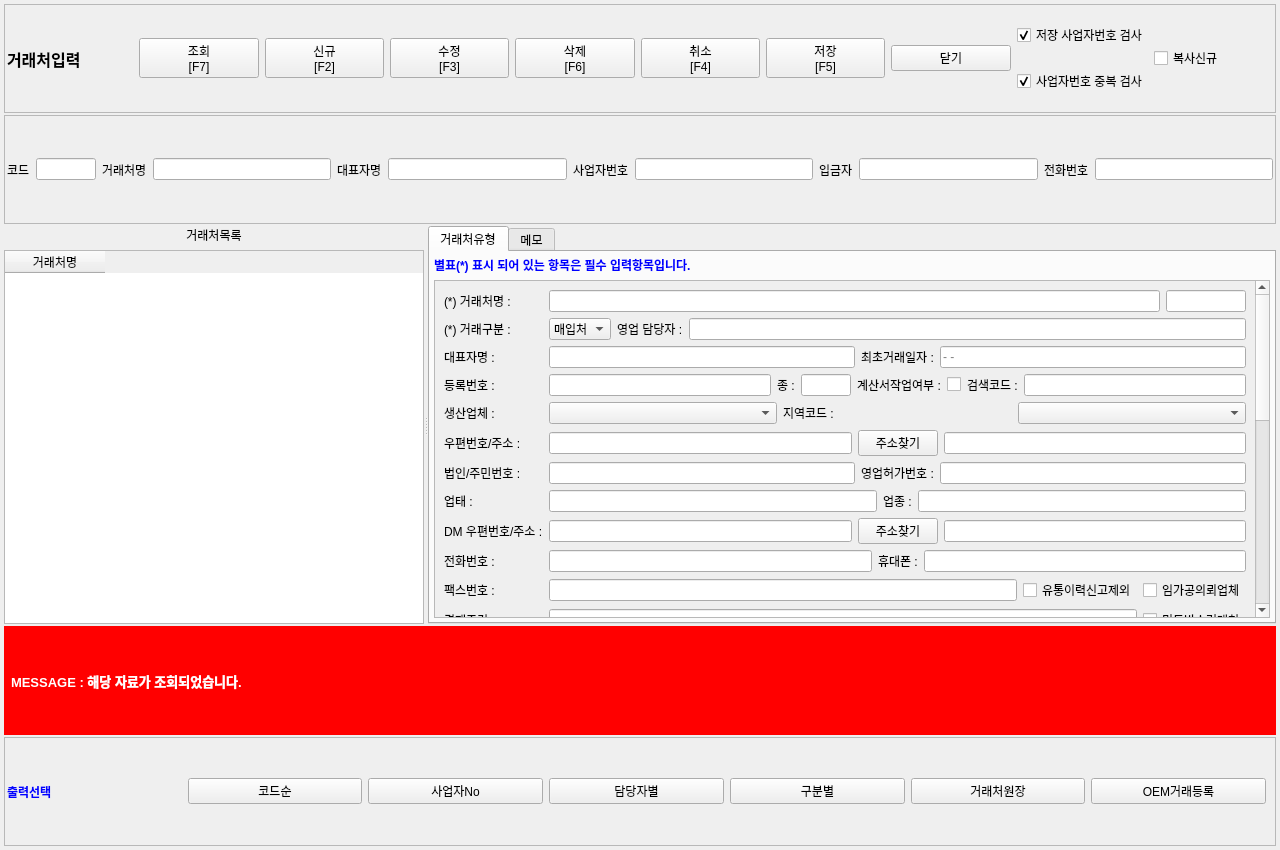
<?xml version="1.0" encoding="UTF-8"?>
<ui version="4.0">
 <class>CustomerEntryWidget</class>
 <widget class="QWidget" name="CustomerEntryWidget">
  <property name="geometry">
   <rect>
    <x>0</x>
    <y>0</y>
    <width>1280</width>
    <height>850</height>
   </rect>
  </property>
  <property name="windowTitle">
   <string>거래처입력</string>
  </property>
  <layout class="QVBoxLayout" name="mainLayout">
   <property name="spacing">
    <number>2</number>
   </property>
   <property name="leftMargin">
    <number>4</number>
   </property>
   <property name="topMargin">
    <number>4</number>
   </property>
   <property name="rightMargin">
    <number>4</number>
   </property>
   <property name="bottomMargin">
    <number>4</number>
   </property>

   <!-- 1. 최상단 타이틀 & 주요 기능 버튼 -->
   <item>
    <widget class="QFrame" name="frame_top_header">
     <property name="frameShape">
      <enum>QFrame::StyledPanel</enum>
     </property>
     <layout class="QHBoxLayout" name="lay_top_header">
      <property name="margin">
       <number>2</number>
      </property>
      <item>
       <widget class="QLabel" name="lbl_title">
        <property name="font">
         <font>
          <pointsize>12</pointsize>
          <bold>true</bold>
         </font>
        </property>
        <property name="text">
         <string>거래처입력</string>
        </property>
       </widget>
      </item>
      <item>
       <spacer name="spacer_title">
        <property name="orientation">
         <enum>Qt::Horizontal</enum>
        </property>
       </spacer>
      </item>
      <item>
       <widget class="QPushButton" name="btn_search"><property name="text"><string>조회
[F7]</string></property></widget>
      </item>
      <item>
       <widget class="QPushButton" name="btn_new"><property name="text"><string>신규
[F2]</string></property></widget>
      </item>
      <item>
       <widget class="QPushButton" name="btn_edit"><property name="text"><string>수정
[F3]</string></property></widget>
      </item>
      <item>
       <widget class="QPushButton" name="btn_delete"><property name="text"><string>삭제
[F6]</string></property></widget>
      </item>
      <item>
       <widget class="QPushButton" name="btn_cancel"><property name="text"><string>취소
[F4]</string></property></widget>
      </item>
      <item>
       <widget class="QPushButton" name="btn_save"><property name="text"><string>저장
[F5]</string></property></widget>
      </item>
      <item>
       <widget class="QPushButton" name="btn_close"><property name="text"><string>닫기</string></property></widget>
      </item>
      <item>
       <layout class="QVBoxLayout" name="lay_top_chk">
        <item>
         <widget class="QCheckBox" name="chk_bizno_check"><property name="text"><string>저장 사업자번호 검사</string></property><property name="checked"><bool>true</bool></property></widget>
        </item>
        <item>
         <widget class="QCheckBox" name="chk_dup_check"><property name="text"><string>사업자번호 중복 검사</string></property><property name="checked"><bool>true</bool></property></widget>
        </item>
       </layout>
      </item>
      <item>
       <widget class="QCheckBox" name="chk_copy_new"><property name="text"><string>복사신규</string></property></widget>
      </item>
     </layout>
    </widget>
   </item>

   <!-- 2. 상단 검색 조건 바 -->
   <item>
    <widget class="QFrame" name="frame_search_bar">
     <property name="frameShape"><enum>QFrame::StyledPanel</enum></property>
     <layout class="QHBoxLayout" name="lay_search_bar">
      <property name="margin"><number>2</number></property>
      <item><widget class="QLabel" name="lbl_s_code"><property name="text"><string>코드</string></property></widget></item>
      <item><widget class="QLineEdit" name="txt_s_code"><property name="maximumSize"><size><width>60</width><height>16777215</height></size></property></widget></item>
      <item><widget class="QLabel" name="lbl_s_name"><property name="text"><string>거래처명</string></property></widget></item>
      <item><widget class="QLineEdit" name="txt_s_name"/></item>
      <item><widget class="QLabel" name="lbl_s_ceo"><property name="text"><string>대표자명</string></property></widget></item>
      <item><widget class="QLineEdit" name="txt_s_ceo"/></item>
      <item><widget class="QLabel" name="lbl_s_bizno"><property name="text"><string>사업자번호</string></property></widget></item>
      <item><widget class="QLineEdit" name="txt_s_bizno"/></item>
      <item><widget class="QLabel" name="lbl_s_depositor"><property name="text"><string>입금자</string></property></widget></item>
      <item><widget class="QLineEdit" name="txt_s_depositor"/></item>
      <item><widget class="QLabel" name="lbl_s_tel"><property name="text"><string>전화번호</string></property></widget></item>
      <item><widget class="QLineEdit" name="txt_s_tel"/></item>
     </layout>
    </widget>
   </item>

   <!-- 3. 메인 영역 (좌측 목록 + 우측 탭 상세) -->
   <item>
    <widget class="QSplitter" name="splitter_body">
     <property name="orientation"><enum>Qt::Horizontal</enum></property>

     <!-- 좌측: 거래처 목록 -->
     <widget class="QWidget" name="panel_left">
      <layout class="QVBoxLayout" name="lay_left">
       <property name="margin"><number>0</number></property>
       <item>
        <widget class="QLabel" name="lbl_list_title">
         <property name="text"><string>거래처목록</string></property>
         <property name="alignment"><set>Qt::AlignCenter</set></property>
        </widget>
       </item>
       <item>
        <widget class="QTableWidget" name="tbl_cust_list">
         <column><property name="text"><string>거래처명</string></property></column>
        </widget>
       </item>
      </layout>
     </widget>

     <!-- 우측: 입력 탭 (거래처유형 / 메모) -->
     <widget class="QTabWidget" name="tab_right_main">
      <widget class="QWidget" name="tab_cust_info">
       <attribute name="title"><string>거래처유형</string></attribute>
       <layout class="QVBoxLayout" name="lay_tab_info">
        <property name="margin"><number>4</number></property>
        <item>
         <widget class="QLabel" name="lbl_guide_text">
          <property name="text"><string>별표(*) 표시 되어 있는 항목은 필수 입력항목입니다.</string></property>
          <property name="styleSheet"><string>color: blue; font-weight: bold;</string></property>
         </widget>
        </item>
        <item>
         <widget class="QScrollArea" name="scroll_form">
          <property name="widgetResizable"><bool>true</bool></property>
          <widget class="QWidget" name="form_content">
           <layout class="QFormLayout" name="form_grid">
            <property name="fieldGrowthPolicy"><enum>QFormLayout::AllNonFixedFieldsGrow</enum></property>

            <!-- (*) 거래처명 / 코드 -->
            <item row="0" column="0"><widget class="QLabel" name="lbl_c_name"><property name="text"><string>(*) 거래처명 :</string></property></widget></item>
            <item row="0" column="1">
             <layout class="QHBoxLayout" name="lay_c_name">
              <item><widget class="QLineEdit" name="txt_c_name"/></item>
              <item><widget class="QLineEdit" name="txt_c_code"><property name="maximumSize"><size><width>80</width><height>16777215</height></size></property><property name="readOnly"><bool>true</bool></property></widget></item>
             </layout>
            </item>

            <!-- (*) 거래구분 / 영업 담당자 -->
            <item row="1" column="0"><widget class="QLabel" name="lbl_c_type"><property name="text"><string>(*) 거래구분 :</string></property></widget></item>
            <item row="1" column="1">
             <layout class="QHBoxLayout" name="lay_c_type">
              <item><widget class="QComboBox" name="cmb_c_type"><item><property name="text"><string>매입처</string></property></item><item><property name="text"><string>매출처</string></property></item><item><property name="text"><string>혼합</string></property></item></widget></item>
              <item><widget class="QLabel" name="lbl_c_manager"><property name="text"><string>영업 담당자 :</string></property></widget></item>
              <item><widget class="QLineEdit" name="txt_c_manager"/></item>
             </layout>
            </item>

            <!-- 대표자명 / 최초거래일자 -->
            <item row="2" column="0"><widget class="QLabel" name="lbl_ceo"><property name="text"><string>대표자명 :</string></property></widget></item>
            <item row="2" column="1">
             <layout class="QHBoxLayout" name="lay_ceo">
              <item><widget class="QLineEdit" name="txt_ceo"/></item>
              <item><widget class="QLabel" name="lbl_init_date"><property name="text"><string>최초거래일자 :</string></property></widget></item>
              <item><widget class="QLineEdit" name="txt_init_date"><property name="placeholderText"><string>- -</string></property></widget></item>
             </layout>
            </item>

            <!-- 등록번호 / 종 / 계산서작업여부 / 검색코드 -->
            <item row="3" column="0"><widget class="QLabel" name="lbl_bizno"><property name="text"><string>등록번호 :</string></property></widget></item>
            <item row="3" column="1">
             <layout class="QHBoxLayout" name="lay_bizno">
              <item><widget class="QLineEdit" name="txt_bizno"/></item>
              <item><widget class="QLabel" name="lbl_jong"><property name="text"><string>종 :</string></property></widget></item>
              <item><widget class="QLineEdit" name="txt_jong"><property name="maximumSize"><size><width>50</width><height>16777215</height></size></property></widget></item>
              <item><widget class="QLabel" name="lbl_tax_work"><property name="text"><string>계산서작업여부 :</string></property></widget></item>
              <item><widget class="QCheckBox" name="chk_tax_work"/></item>
              <item><widget class="QLabel" name="lbl_srch_code"><property name="text"><string>검색코드 :</string></property></widget></item>
              <item><widget class="QLineEdit" name="txt_srch_code"/></item>
             </layout>
            </item>

            <!-- 생산업체 / 지역코드 -->
            <item row="4" column="0"><widget class="QLabel" name="lbl_producer"><property name="text"><string>생산업체 :</string></property></widget></item>
            <item row="4" column="1">
             <layout class="QHBoxLayout" name="lay_producer">
              <item><widget class="QComboBox" name="cmb_producer"/></item>
              <item><widget class="QLabel" name="lbl_region"><property name="text"><string>지역코드 :</string></property></widget></item>
              <item><widget class="QComboBox" name="cmb_region"/></item>
             </layout>
            </item>

            <!-- 우편번호/주소 -->
            <item row="5" column="0"><widget class="QLabel" name="lbl_addr"><property name="text"><string>우편번호/주소 :</string></property></widget></item>
            <item row="5" column="1">
             <layout class="QHBoxLayout" name="lay_addr">
              <item>
               <widget class="QLineEdit" name="txt_zip"/>
              </item>
              <item>
               <widget class="QPushButton" name="btn_zip"><property name="text"><string>주소찾기</string></property></widget>
              </item>
              <item>
               <widget class="QLineEdit" name="txt_addr"/>
              </item>
             </layout>
            </item>

            <!-- 법인/주민번호 / 영업허가번호 -->
            <item row="6" column="0"><widget class="QLabel" name="lbl_corp_no"><property name="text"><string>법인/주민번호 :</string></property></widget></item>
            <item row="6" column="1">
             <layout class="QHBoxLayout" name="lay_corp">
              <item><widget class="QLineEdit" name="txt_corp_no"/></item>
              <item><widget class="QLabel" name="lbl_lic_no"><property name="text"><string>영업허가번호 :</string></property></widget></item>
              <item><widget class="QLineEdit" name="txt_lic_no"/></item>
             </layout>
            </item>

            <!-- 업태 / 업종 -->
            <item row="7" column="0"><widget class="QLabel" name="lbl_uptae"><property name="text"><string>업태 :</string></property></widget></item>
            <item row="7" column="1">
             <layout class="QHBoxLayout" name="lay_uptae">
              <item><widget class="QLineEdit" name="txt_uptae"/></item>
              <item><widget class="QLabel" name="lbl_upjong"><property name="text"><string>업종 :</string></property></widget></item>
              <item><widget class="QLineEdit" name="txt_upjong"/></item>
             </layout>
            </item>

            <!-- DM 우편번호/주소 -->
            <item row="8" column="0"><widget class="QLabel" name="lbl_dm_addr"><property name="text"><string>DM 우편번호/주소 :</string></property></widget></item>
            <item row="8" column="1">
             <layout class="QHBoxLayout" name="lay_dm_addr">
              <item>
               <widget class="QLineEdit" name="txt_dm_zip"/>
              </item>
              <item>
               <widget class="QPushButton" name="btn_dm_zip"><property name="text"><string>주소찾기</string></property></widget>
              </item>
              <item>
               <widget class="QLineEdit" name="txt_dm_addr"/>
              </item>
             </layout>
            </item>

            <!-- 전화번호 / 휴대폰 -->
            <item row="9" column="0"><widget class="QLabel" name="lbl_tel"><property name="text"><string>전화번호 :</string></property></widget></item>
            <item row="9" column="1">
             <layout class="QHBoxLayout" name="lay_tel">
              <item><widget class="QLineEdit" name="txt_tel"/></item>
              <item><widget class="QLabel" name="lbl_mobile"><property name="text"><string>휴대폰 :</string></property></widget></item>
              <item><widget class="QLineEdit" name="txt_mobile"/></item>
             </layout>
            </item>

            <!-- 팩스번호 / 체크박스 옵션들 -->
            <item row="10" column="0"><widget class="QLabel" name="lbl_fax"><property name="text"><string>팩스번호 :</string></property></widget></item>
            <item row="10" column="1">
             <layout class="QHBoxLayout" name="lay_fax">
              <item><widget class="QLineEdit" name="txt_fax"/></item>
              <item><widget class="QCheckBox" name="chk_no_trace"><property name="text"><string>유통이력신고제외</string></property></widget></item>
              <item><widget class="QCheckBox" name="chk_subcon"><property name="text"><string>임가공의뢰업체</string></property></widget></item>
             </layout>
            </item>

            <!-- 결재조건 / 미트박스거래처 -->
            <item row="11" column="0"><widget class="QLabel" name="lbl_pay_cond"><property name="text"><string>결재조건 :</string></property></widget></item>
            <item row="11" column="1">
             <layout class="QHBoxLayout" name="lay_pay_cond">
              <item><widget class="QLineEdit" name="txt_pay_cond"/></item>
              <item><widget class="QCheckBox" name="chk_meatbox"><property name="text"><string>미트박스거래처</string></property></widget></item>
             </layout>
            </item>

            <!-- 계산서/전자발행 정보 -->
            <item row="12" column="0"><widget class="QLabel" name="lbl_tax_info"><property name="text"><string>계산서
전자발행</string></property></widget></item>
            <item row="12" column="1">
             <layout class="QHBoxLayout" name="lay_tax_info">
              <item><widget class="QLabel" name="lbl_t_mgr"><property name="text"><string>담당자 :</string></property></widget></item>
              <item><widget class="QLineEdit" name="txt_t_mgr"/></item>
              <item><widget class="QLabel" name="lbl_t_hp"><property name="text"><string>휴대폰 :</string></property></widget></item>
              <item><widget class="QLineEdit" name="txt_t_hp"/></item>
              <item><widget class="QLabel" name="lbl_t_email"><property name="text"><string>Email :</string></property></widget></item>
              <item><widget class="QLineEdit" name="txt_t_email"/></item>
             </layout>
            </item>

            <!-- 거래처담당자2/3 -->
            <item row="13" column="0"><widget class="QLabel" name="lbl_mgr2"><property name="text"><string>거래처담당자2 :</string></property></widget></item>
            <item row="13" column="1"><widget class="QLineEdit" name="txt_mgr2"/></item>
            <item row="14" column="0"><widget class="QLabel" name="lbl_mgr3"><property name="text"><string>거래처담당자3 :</string></property></widget></item>
            <item row="14" column="1"><widget class="QLineEdit" name="txt_mgr3"/></item>

            <!-- 입금계좌번호 -->
            <item row="15" column="0"><widget class="QLabel" name="lbl_bank_acc"><property name="text"><string>입금계좌번호 :</string></property></widget></item>
            <item row="15" column="1"><widget class="QLineEdit" name="txt_bank_acc"/></item>

            <!-- 실명입금자 / 비고 -->
            <item row="16" column="0"><widget class="QLabel" name="lbl_depositor_real"><property name="text"><string>실명입금자 :</string></property></widget></item>
            <item row="16" column="1"><widget class="QLineEdit" name="txt_depositor_real"/></item>
            <item row="17" column="0"><widget class="QLabel" name="lbl_remark"><property name="text"><string>비고 :</string></property></widget></item>
            <item row="17" column="1"><widget class="QLineEdit" name="txt_remark"/></item>

            <!-- 거래중단 / 악성 / 여신금액 -->
            <item row="18" column="0"><widget class="QLabel" name="lbl_stop_trade"><property name="text"><string>거래중단 :</string></property></widget></item>
            <item row="18" column="1">
             <layout class="QHBoxLayout" name="lay_stop">
              <item><widget class="QCheckBox" name="chk_stop_trade"/></item>
              <item><widget class="QLabel" name="lbl_bad_cust"><property name="text"><string>악성 :</string></property></widget></item>
              <item><widget class="QCheckBox" name="chk_bad_cust"/></item>
              <item><widget class="QLabel" name="lbl_credit_amt"><property name="text"><string>여신금액 :</string></property></widget></item>
              <item><widget class="QLineEdit" name="txt_credit_amt"/></item>
             </layout>
            </item>

            <!-- 거래중단일자 / 여신기준금액 -->
            <item row="19" column="0"><widget class="QLabel" name="lbl_stop_date"><property name="text"><string>거래중단일자 :</string></property></widget></item>
            <item row="19" column="1">
             <layout class="QHBoxLayout" name="lay_stop_date">
              <item><widget class="QLineEdit" name="txt_stop_date"><property name="placeholderText"><string>- -</string></property></widget></item>
              <item><widget class="QLabel" name="lbl_credit_base"><property name="text"><string>여신기준금액 :</string></property></widget></item>
              <item><widget class="QLineEdit" name="txt_credit_base"/></item>
             </layout>
            </item>

            <!-- 수금일 / 잔액 -->
            <item row="20" column="0"><widget class="QLabel" name="lbl_collect_day"><property name="text"><string>수금일 :</string></property></widget></item>
            <item row="20" column="1">
             <layout class="QHBoxLayout" name="lay_collect">
              <item><widget class="QLineEdit" name="txt_collect_day"/></item>
              <item><widget class="QLabel" name="lbl_balance_amt"><property name="text"><string>잔액 :</string></property></widget></item>
              <item><widget class="QLineEdit" name="txt_balance_amt"/></item>
             </layout>
            </item>

            <!-- 최종판매일 / 최종입금일 / 최종입금액 -->
            <item row="21" column="0"><widget class="QLabel" name="lbl_last_sale"><property name="text"><string>최종판매일 :</string></property></widget></item>
            <item row="21" column="1">
             <layout class="QHBoxLayout" name="lay_last_sale">
              <item><widget class="QLineEdit" name="txt_last_sale_date"><property name="placeholderText"><string>- -</string></property></widget></item>
              <item><widget class="QLabel" name="lbl_last_in_date"><property name="text"><string>최종입금일 :</string></property></widget></item>
              <item><widget class="QLineEdit" name="txt_last_in_date"><property name="placeholderText"><string>- -</string></property></widget></item>
              <item><widget class="QLabel" name="lbl_last_in_amt"><property name="text"><string>최종입금액 :</string></property></widget></item>
              <item><widget class="QLineEdit" name="txt_last_in_amt"/></item>
             </layout>
            </item>

            <!-- 수금전용계좌번호 / 발주처 -->
            <item row="22" column="0"><widget class="QLabel" name="lbl_collect_acc"><property name="text"><string>수금전용계좌번호 :</string></property></widget></item>
            <item row="22" column="1">
             <layout class="QHBoxLayout" name="lay_collect_acc">
              <item><widget class="QLineEdit" name="txt_collect_acc"/></item>
              <item><widget class="QLabel" name="lbl_order_place"><property name="text"><string>발주처 :</string></property></widget></item>
              <item><widget class="QCheckBox" name="chk_order_place"/></item>
             </layout>
            </item>

            <!-- 지점구분 / OEM거래코드 -->
            <item row="23" column="0"><widget class="QLabel" name="lbl_branch_type"><property name="text"><string>지점구분 :</string></property></widget></item>
            <item row="23" column="1">
             <layout class="QHBoxLayout" name="lay_branch">
              <item><widget class="QComboBox" name="cmb_branch_type"><item><property name="text"><string>본점</string></property></item></widget></item>
              <item><widget class="QLabel" name="lbl_oem_code"><property name="text"><string>OEM거래코드 :</string></property></widget></item>
              <item><widget class="QLineEdit" name="txt_oem_code"/></item>
             </layout>
            </item>

            <!-- 본점 코드/명 -->
            <item row="24" column="0"><widget class="QLabel" name="lbl_head_office"><property name="text"><string>본점 코드/명 :</string></property></widget></item>
            <item row="24" column="1"><widget class="QLineEdit" name="txt_head_office"/></item>

            <!-- 배송담당자 -->
            <item row="25" column="0"><widget class="QLabel" name="lbl_dlv_mgr"><property name="text"><string>배송담당자 :</string></property></widget></item>
            <item row="25" column="1"><widget class="QLineEdit" name="txt_dlv_mgr"/></item>

            <!-- 미트와치교부번호 / 배송차량 / 양수자유형 / 업태유형 -->
            <item row="26" column="0"><widget class="QLabel" name="lbl_meatwatch"><property name="text"><string>미트와치교부번호 :</string></property></widget></item>
            <item row="26" column="1">
             <layout class="QHBoxLayout" name="lay_meatwatch">
              <item><widget class="QLineEdit" name="txt_meatwatch"/></item>
              <item><widget class="QLabel" name="lbl_dlv_car"><property name="text"><string>배송차량 :</string></property></widget></item>
              <item><widget class="QComboBox" name="cmb_dlv_car"/></item>
             </layout>
            </item>
            <item row="27" column="0"><widget class="QLabel" name="lbl_assignee"><property name="text"><string>양수자유형 :</string></property></widget></item>
            <item row="27" column="1">
             <layout class="QHBoxLayout" name="lay_assignee">
              <item><widget class="QComboBox" name="cmb_assignee_type"/></item>
              <item><widget class="QLabel" name="lbl_biz_cat"><property name="text"><string>업태유형 :</string></property></widget></item>
              <item><widget class="QComboBox" name="cmb_biz_cat"/></item>
             </layout>
            </item>

           </layout>
          </widget>
         </widget>
        </item>
       </layout>
      </widget>

      <widget class="QWidget" name="tab_memo">
       <attribute name="title"><string>메모</string></attribute>
       <layout class="QVBoxLayout" name="lay_tab_memo">
        <item><widget class="QTextEdit" name="txt_tab_memo"/></item>
       </layout>
      </widget>
     </widget>
    </widget>
   </item>

   <!-- 4. 빨간색 메세지 바 -->
   <item>
    <widget class="QLabel" name="lbl_status_bar">
     <property name="styleSheet">
      <string notr="true">background-color: red; color: white; font-weight: bold; font-size: 13px; padding: 4px;</string>
     </property>
     <property name="text">
      <string>MESSAGE : 해당 자료가 조회되었습니다.</string>
     </property>
    </widget>
   </item>

   <!-- 5. 최하단 출력선택 탭/버튼 영역 -->
   <item>
    <widget class="QFrame" name="frame_bottom_print">
     <property name="frameShape"><enum>QFrame::StyledPanel</enum></property>
     <layout class="QHBoxLayout" name="lay_bottom_print">
      <property name="margin"><number>2</number></property>
      <item><widget class="QLabel" name="lbl_print_sel"><property name="text"><string>출력선택</string></property><property name="styleSheet"><string>color: blue; font-weight: bold;</string></property></widget></item>
      <item><widget class="QPushButton" name="btn_p_code"><property name="text"><string>코드순</string></property></widget></item>
      <item><widget class="QPushButton" name="btn_p_bizno"><property name="text"><string>사업자No</string></property></widget></item>
      <item><widget class="QPushButton" name="btn_p_mgr"><property name="text"><string>담당자별</string></property></widget></item>
      <item><widget class="QPushButton" name="btn_p_type"><property name="text"><string>구분별</string></property></widget></item>
      <item><widget class="QPushButton" name="btn_p_ledger"><property name="text"><string>거래처원장</string></property></widget></item>
      <item><widget class="QPushButton" name="btn_p_oem"><property name="text"><string>OEM거래등록</string></property></widget></item>
      <item><spacer name="spacer_bottom"><property name="orientation"><enum>Qt::Horizontal</enum></property></spacer></item>
     </layout>
    </widget>
   </item>

  </layout>
 </widget>
 <resources/>
 <connections/>
</ui>
